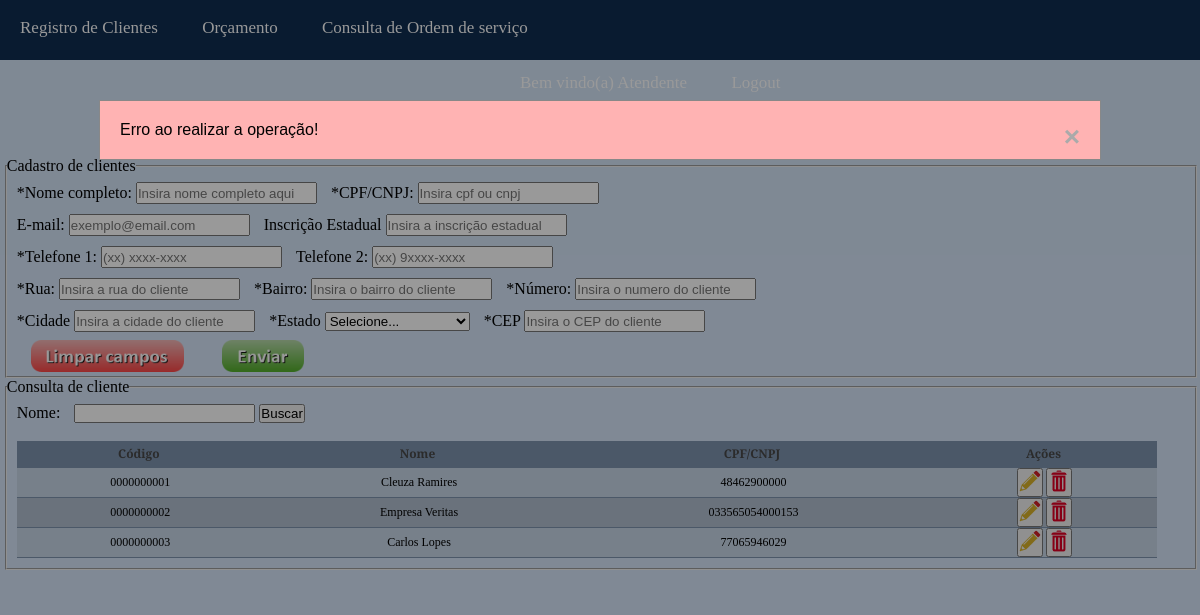
/php/registroClienteForm.php?retorno=0 (signed in), run on the app's committed database.
### tables this page shows
CREATE TABLE `clientes` (
  `id` int(10) UNSIGNED ZEROFILL NOT NULL COMMENT 'Determina o código do cliente.',
  `nome` varchar(45) NOT NULL COMMENT 'Informa o nome do cliente.',
  `tel1` bigint(11) UNSIGNED NOT NULL COMMENT 'Informa um dos telefones do cliente.',
  `tel2` bigint(11) UNSIGNED DEFAULT NULL COMMENT 'Informa um dos telefones do cliente.',
  `email` varchar(80) DEFAULT NULL COMMENT 'Informa o email do respectivo cliente.',
  `rua` varchar(25) NOT NULL COMMENT 'Informa a rua da residência do cliente.',
  `bairro` varchar(30) NOT NULL COMMENT 'Informa o bairro da residência do cliente.',
  `cidade` varchar(45) NOT NULL COMMENT 'Informa a cidade da residência do cliente.',
  `numero` int(5) UNSIGNED NOT NULL COMMENT 'Informa o número da residência do cliente.',
  `cpf` bigint(11) UNSIGNED ZEROFILL DEFAULT NULL COMMENT 'Informa o CPF do cliente.\n',
  `cnpj` bigint(15) UNSIGNED ZEROFILL DEFAULT NULL COMMENT 'Informa o CNPJ do cliente, caso ele seja empresarial.',
  `estado` char(2) NOT NULL COMMENT 'Informa qual o estado da residência do cliente.\nEx.: SC, SP...',
  `cep` int(8) UNSIGNED NOT NULL COMMENT 'Informa o CEP da residência do cliente.',
  `inscricao_estadual` bigint(15) UNSIGNED DEFAULT NULL COMMENT 'Informa a inscrição estadual da residência do cliente, caso for empresarial.'
);

### php/registroClienteForm.php (the view, shortened to what this page needs)
<?php
if(isset($_SESSION['nivelLogado'])==true && ($_SESSION['nivelLogado']==3 || $_SESSION['nivelLogado']==1)){
?>
<!DOCTYPE html>
<html lang="pt-br">
<head>
  <link rel="stylesheet" href="../css/registroCliente.css">
</head>
<body>
<?php
if ($_SESSION['nivelLogado']==1){
  include("menuAtendente.php");
}elseif($_SESSION['nivelLogado']==3){
  include("menuAdm.php");
}
?>
<section id="registroCliente">
  <h1>Registro Clientes</h1>
</section>
<main id="conteudoPrincipal">
  <div class="divs" id="divCadastro">
    <fieldset id="fieldCadastro">
      <legend >Cadastro de clientes</legend>
      <form action="registroCliente.php" method="POST" id="formCadastro" onsubmit="return validarCampos()">
        <label class="campos" for="nome">*Nome completo:</label>
        <input class="camposForm" type="text" name="nome" id="nome" placeholder="Insira nome completo aqui">
        <label class="campos" for="cpfCnpj">*CPF/CNPJ:</label>
        <input class="camposForm" type="text" name="cpfCnpj" id="cpfCnpj" placeholder="Insira cpf ou cnpj">
        <br>
        <label class="campos" for="email">E-mail:</label>
        <input class="camposForm" type="email" name="email" id="email" placeholder="exemplo@email.com">
        <label class="campos" for="inscricaoEstadual">Inscrição Estadual</label>
        <input class="camposForm" type="text" name="inscricaoEstadual" id="inscricaoEstadual" placeholder="Insira a inscrição estadual"><br>
        <label class="campos" for="tel1">*Telefone 1:</label>
        <input class="camposForm" type="text" name="tel1" id="tel1" placeholder="(xx) xxxx-xxxx">
        <label class="campos" for="tel2">Telefone 2:</label>
        <input class="camposForm" type="text" name="tel2" id="tel2" placeholder="(xx) 9xxxx-xxxx"><br>
        <label class="campos" for="rua">*Rua:</label>
        <input class="camposForm" type="text" name="rua" id="rua" placeholder="Insira a rua do cliente">
        <label class="campos" for="bairro">*Bairro:</label>
        <input class="camposForm" type="text" name="bairro" id="bairro" placeholder="Insira o bairro do cliente">
        <label class="campos" for="numero">*Número:</label>
        <input class="camposForm" type="text" name="numero" id="numero" placeholder="Insira o numero do cliente"><br>
        <label class="campos" for="cidade">*Cidade</label>
        <input class="camposForm" type="text" name="cidade" id="cidade" placeholder="Insira a cidade do cliente">
        <label class="campos" for="estado">*Estado</label>
        <select id="estado" name="estado">
          <option value="1">Selecione...</option>
        </select>
        <label class="campos" for="cep">*CEP</label>
        <input class="camposForm" type="text" name="cep" id="cep" placeholder="Insira o CEP do cliente">
        <br>
        <button type="reset" class="botoes">
          <img class="botoesImg" src="../imgs/buttonLimpar.png" alt="Botão limpa campos">
        </button>
        <button type="submit" class="botoes">
          <img class="botoesImg" src="../imgs/buttonEnviar.png" alt="Botão enviar">
        </button>
      </form>
    </fieldset>
  </div>
  <div class="divs" id="divConsulta">
    <fieldset id="fieldConsulta">
      <legend>Consulta de cliente</legend>
      <form action="#" method="POST" id="formConsulta">
        <label for="consultaNomeCliente" id="labelConsultaNome">Nome:</label>
        <input type="text" name="consultaNomeCliente" id="consultaNomeCliente">
        <button type="submit">Buscar</button>
      </form>
      <table>
        <tr>
          <th>Código</th>
          <th>Nome</th>
          <th>CPF/CNPJ</th>
          <th>Ações</th>
        </tr>
       <?php
       require_once("conexaoBanco.php");
       if (isset($_POST["consultaNomeCliente"]) == false) {
         $comando = "SELECT * FROM clientes";
       }elseif (isset($_POST["consultaNomeCliente"]) == true && $_POST["consultaNomeCliente"] == "") {
         $comando = "SELECT * FROM clientes";
       }elseif (isset($_POST["consultaNomeCliente"]) == true && $_POST["consultaNomeCliente"] != "") {
        $busca = $_POST["consultaNomeCliente"];
        $comando = "SELECT * FROM clientes WHERE nome LIKE '%".$busca."%'";
       }
       $resultado = mysqli_query($conexao, $comando);
       $linhas = mysqli_num_rows($resultado);
       if ($linhas == 0) { ?>
          <tr>
            <td colspan="4">Nenhum cliente encontrado!</td>
          </tr>
         <?php
       }else{
        $clientesRetornados = array();
        while ($cadaLinha = mysqli_fetch_assoc($resultado)) {
         array_push($clientesRetornados, $cadaLinha);
        }
          foreach ($clientesRetornados as $cadaCliente) {
            ?>
            <tr>
              <td> <?php echo $cadaCliente['id']?></td>
              <td> <?php echo $cadaCliente['nome']?></td>
              <td> <?php
                if ($cadaCliente['cpf'] == "") {
                  echo $cadaCliente['cnpj'];
                }else{
                  echo $cadaCliente['cpf'];
                }
              ?></td>
              <td>
            <form class="formBotao" action="editaClienteForm.php" method="post">
              <button class="botoesAcao" type="submit"><img src="../imgs/pencil.png"></button>
            </form>
            <form class="formBotao" action="excluiCliente.php" method="post">
              <button class="botoesAcao" type="submit"><img src="../imgs/trash.png"></button>
            </form>
              </td>
            </tr>
            <?php
          }
       }
      ?>
      </table>
    </fieldset>
  </div>
  <?php
    if(isset($_GET['retorno'])==true){
      if($_GET['retorno']==0){
        include ("../alertas/erro.php");
      }else if($_GET['retorno']==1){
        $msgPopup="Operação realizada com sucesso!";
        include ("../alertas/sucesso.php");
      }else if($_GET['retorno']==2){
        $msgPopup="Não é possível excluir cliente que está em algum orçamento!";
        include ("../alertas/erro.php");
      }
    }
  ?>
</body>
</html>
<?php
    }
else{
  header("Location: login.php");
}
?>

### css/registroCliente.css (style rules this page uses)
* { margin: 0px; padding: 0px; }
html, body { width: 100%; background-color: #D4E4F7; }
#registroCliente { height: 10%; width: 100%; text-align: center; background-color: #D4E4F7; }
h1 { font-family: 'Bree Serif', serif; font-size:35px; color: #B85B14; padding-top: 10px; }
#conteudoPrincipal { height: 73%; width: 100%; background-color: #D4E4F7; }
.divs { width: 100%; height: 50%; font-family: 'Bree Serif', serif; }
#formCadastro { height: 90%; }
#fieldCadastro { height: 100%; width: 99%; margin-left: 0.4%; }
#formConsulta { margin-top: 8px; }
#fieldConsulta { height: 65%; width: 99%; margin-left: 0.4%; }
.camposForm { height: 18px; margin-top: 7px; margin-bottom: 3px; }
.campos, #labelConsultaNome, table { margin-left: 10px; }
#labelConsultaNome { margin-right: 10px; }
table { width: 96%; border-collapse: collapse; margin-top: 1.5%; margin-bottom: 10px; }
.botoes { background-color: transparent; border: none; margin-top: 5px; margin-left: 5px; }
.botoesImg { width: 80%; }
.formBotao { text-align: center; display: inline-block; }
th { background-color:#7c92ad; font-size: 12px; color:#484848; padding-left:4px; padding-right:4px; border-bottom:solid 1px #7c92ad; height:26px; padding-right:5px; }
tr:nth-child(odd) { background-color:#b1bece; }
tr:nth-child(even) { background-color:#c5d4e5; }
tr, td { height:26px; padding-left:4px; padding-right:2px; font-family: 'Bree Serif', serif; text-align: center; font-size:12px; white-space:nowrap; border-bottom:solid 1px #7c92ad; }

### data on the page
clientes: id "0000000001", nome "Cleuza Ramires", cpf "48462900000"
clientes: id "0000000002", nome "Empresa Veritas", cnpj "033565054000153"
clientes: id "0000000003", nome "Carlos Lopes", cpf "77065946029"

### other printed values
$msgPopup "Erro ao realizar a operação!"
